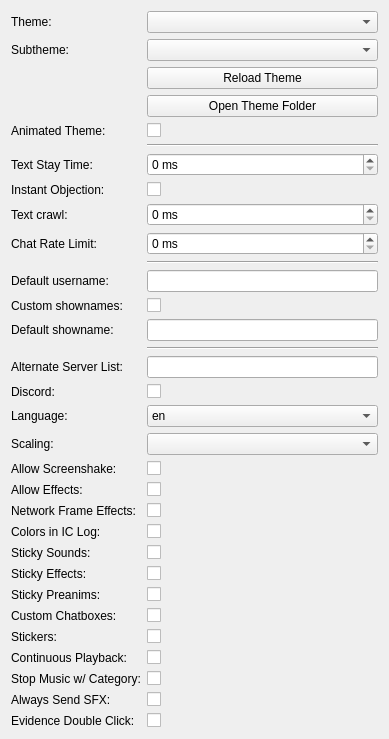
         <widget class="QWidget" name="form_layout_widget">
          <property name="geometry">
           <rect>
            <x>0</x>
            <y>0</y>
            <width>389</width>
            <height>701</height>
           </rect>
          </property>
          <layout class="QFormLayout" name="formLayout">
           <item row="23" column="1">
            <widget class="QCheckBox" name="stickysounds_cb">
             <property name="text">
              <string/>
             </property>
            </widget>
           </item>
           <item row="29" column="0">
            <widget class="QLabel" name="category_stop_lbl">
             <property name="toolTip">
              <string>Stop music when double-clicking a category. If this is disabled, use the right-click context menu to stop music.</string>
             </property>
             <property name="text">
              <string>Stop Music w/ Category:</string>
             </property>
            </widget>
           </item>
           <item row="30" column="1">
            <widget class="QCheckBox" name="sfx_on_idle_cb">
             <property name="text">
              <string/>
             </property>
            </widget>
           </item>
           <item row="0" column="1">
            <widget class="QComboBox" name="theme_combobox"/>
           </item>
           <item row="18" column="0">
            <widget class="QLabel" name="scaling_label">
             <property name="toolTip">
              <string>Sets the default scaling method, if there is not one already defined specifically for the character.</string>
             </property>
             <property name="text">
              <string>Scaling:</string>
             </property>
            </widget>
           </item>
           <item row="26" column="0">
            <widget class="QLabel" name="customchat_lbl">
             <property name="toolTip">
              <string>Turn this on to allow characters to define their own custom chat box designs.</string>
             </property>
             <property name="text">
              <string>Custom Chatboxes:</string>
             </property>
            </widget>
           </item>
           <item row="20" column="0">
            <widget class="QLabel" name="effects_lbl">
             <property name="toolTip">
              <string>Allows screen effects. Disable this if you have concerns or issues with photosensitivity and/or seizures.</string>
             </property>
             <property name="text">
              <string>Allow Effects:</string>
             </property>
            </widget>
           </item>
           <item row="16" column="1">
            <widget class="QCheckBox" name="discord_cb">
             <property name="text">
              <string/>
             </property>
            </widget>
           </item>
           <item row="3" column="1">
            <widget class="QPushButton" name="theme_folder_button">
             <property name="toolTip">
              <string>Open the theme folder of the currently selected theme.</string>
             </property>
             <property name="text">
              <string>Open Theme Folder</string>
             </property>
            </widget>
           </item>
           <item row="15" column="0">
            <widget class="QLabel" name="ms_lbl">
             <property name="toolTip">
              <string>Overrides the base URL to retrieve server information from.</string>
             </property>
             <property name="text">
              <string>Alternate Server List:</string>
             </property>
            </widget>
           </item>
           <item row="7" column="0">
            <widget class="QLabel" name="instant_objection_lbl">
             <property name="text">
              <string>Instant Objection:</string>
             </property>
            </widget>
           </item>
           <item row="8" column="1">
            <widget class="QSpinBox" name="text_crawl_spinbox">
             <property name="suffix">
              <string> ms</string>
             </property>
             <property name="maximum">
              <number>500</number>
             </property>
            </widget>
           </item>
           <item row="0" column="0">
            <widget class="QLabel" name="theme_label">
             <property name="toolTip">
              <string>Sets the theme used in-game. If the new theme changes the lobby's look as well, you'll need to reload the Lobby for the changes to take effect, such as by joining a server and leaving it.</string>
             </property>
             <property name="text">
              <string>Theme:</string>
             </property>
            </widget>
           </item>
           <item row="17" column="1">
            <widget class="QComboBox" name="language_combobox">
             <item>
              <property name="text">
               <string>en</string>
              </property>
             </item>
             <item>
              <property name="text">
               <string>de</string>
              </property>
             </item>
             <item>
              <property name="text">
               <string>es</string>
              </property>
             </item>
             <item>
              <property name="text">
               <string>pt</string>
              </property>
             </item>
             <item>
              <property name="text">
               <string>pl</string>
              </property>
             </item>
             <item>
              <property name="text">
               <string>jp</string>
              </property>
             </item>
             <item>
              <property name="text">
               <string>ru</string>
              </property>
             </item>
            </widget>
           </item>
           <item row="15" column="1">
            <widget class="QLineEdit" name="ms_textbox"/>
           </item>
           <item row="21" column="0">
            <widget class="QLabel" name="framenetwork_lbl">
             <property name="toolTip">
              <string>Send screen-shaking, flashes and sounds as defined in the char.ini over the network. Only works for servers that support this functionality.</string>
             </property>
             <property name="text">
              <string>Network Frame Effects:</string>
             </property>
            </widget>
           </item>
           <item row="9" column="0">
            <widget class="QLabel" name="chat_ratelimit_lbl">
             <property name="text">
              <string>Chat Rate Limit:</string>
             </property>
             <property name="textFormat">
              <enum>Qt::AutoText</enum>
             </property>
            </widget>
           </item>
           <item row="9" column="1">
            <widget class="QSpinBox" name="chat_ratelimit_spinbox">
             <property name="suffix">
              <string> ms</string>
             </property>
             <property name="maximum">
              <number>5000</number>
             </property>
            </widget>
           </item>
           <item row="4" column="0">
            <widget class="QLabel" name="animated_theme_lbl">
             <property name="toolTip">
              <string>If ticked, themes will be allowed to have animated elements.</string>
             </property>
             <property name="text">
              <string>Animated Theme:</string>
             </property>
            </widget>
           </item>
           <item row="8" column="0">
            <widget class="QLabel" name="text_crawl_lbl">
             <property name="toolTip">
              <string>Amount of time (in miliseconds) spent on each letter when the in-character text is being displayed.</string>
             </property>
             <property name="text">
              <string>Text crawl:</string>
             </property>
            </widget>
           </item>
           <item row="2" column="1">
            <widget class="QPushButton" name="theme_reload_button">
             <property name="toolTip">
              <string>Refresh the theme and update all of the ui elements to match.</string>
             </property>
             <property name="text">
              <string>Reload Theme</string>
             </property>
            </widget>
           </item>
           <item row="18" column="1">
            <widget class="QComboBox" name="scaling_combobox"/>
           </item>
           <item row="22" column="1">
            <widget class="QCheckBox" name="colorlog_cb">
             <property name="text">
              <string/>
             </property>
            </widget>
           </item>
           <item row="13" column="0">
            <widget class="QLabel" name="default_showname_lbl">
             <property name="toolTip">
              <string>Your showname will be automatically set to this value when you join a server.</string>
             </property>
             <property name="text">
              <string>Default showname:</string>
             </property>
            </widget>
           </item>
           <item row="28" column="1">
            <widget class="QCheckBox" name="continuous_cb">
             <property name="text">
              <string/>
             </property>
            </widget>
           </item>
           <item row="1" column="1">
            <widget class="QComboBox" name="subtheme_combobox"/>
           </item>
           <item row="27" column="0">
            <widget class="QLabel" name="sticker_lbl">
             <property name="toolTip">
              <string>Turn this on to allow characters to define their own stickers (unique images that show up over the chatbox - like avatars or shownames).</string>
             </property>
             <property name="text">
              <string>Stickers:</string>
             </property>
            </widget>
           </item>
           <item row="25" column="0">
            <widget class="QLabel" name="stickypres_lbl">
             <property name="toolTip">
              <string>Turn this on to prevent preanimation checkbox from clearing after playing the emote.</string>
             </property>
             <property name="text">
              <string>Sticky Preanims:</string>
             </property>
            </widget>
           </item>
           <item row="6" column="1">
            <widget class="QSpinBox" name="stay_time_spinbox">
             <property name="suffix">
              <string> ms</string>
             </property>
             <property name="maximum">
              <number>10000</number>
             </property>
            </widget>
           </item>
           <item row="12" column="0">
            <widget class="QLabel" name="showname_lbl">
             <property name="toolTip">
              <string>Gives the default value for the in-game 'Custom shownames' tickbox, which in turn determines whether the client should display custom in-character names.</string>
             </property>
             <property name="text">
              <string>Custom shownames:</string>
             </property>
            </widget>
           </item>
           <item row="24" column="0">
            <widget class="QLabel" name="stickyeffects_lbl">
             <property name="toolTip">
              <string>Turn this on to prevent the effects dropdown from clearing the effect after playing it.</string>
             </property>
             <property name="text">
              <string>Sticky Effects:</string>
             </property>
            </widget>
           </item>
           <item row="27" column="1">
            <widget class="QCheckBox" name="sticker_cb">
             <property name="text">
              <string/>
             </property>
            </widget>
           </item>
           <item row="6" column="0">
            <widget class="QLabel" name="stay_time_lbl">
             <property name="toolTip">
              <string>Minimum amount of time (in miliseconds) an IC message must stay on screen before the next IC message is shown, acting as a 'queue'. Set to 0 to disable this behavior.</string>
             </property>
             <property name="text">
              <string>Text Stay Time:</string>
             </property>
            </widget>
           </item>
           <item row="17" column="0">
            <widget class="QLabel" name="language_label">
             <property name="toolTip">
              <string>Sets the language if you don't want to use your system language.</string>
             </property>
             <property name="text">
              <string>Language:</string>
             </property>
            </widget>
           </item>
           <item row="7" column="1">
            <widget class="QCheckBox" name="instant_objection_cb">
             <property name="text">
              <string/>
             </property>
            </widget>
           </item>
           <item row="25" column="1">
            <widget class="QCheckBox" name="stickypres_cb">
             <property name="text">
              <string/>
             </property>
            </widget>
           </item>
           <item row="12" column="1">
            <widget class="QCheckBox" name="showname_cb">
             <property name="text">
              <string/>
             </property>
            </widget>
           </item>
           <item row="21" column="1">
            <widget class="QCheckBox" name="framenetwork_cb">
             <property name="text">
              <string/>
             </property>
            </widget>
           </item>
           <item row="30" column="0">
            <widget class="QLabel" name="sfx_on_idle_lbl">
             <property name="toolTip">
              <string>If the SFX dropdown has an SFX selected, send the custom SFX alongside the message even if Preanim is OFF.</string>
             </property>
             <property name="text">
              <string>Always Send SFX:</string>
             </property>
            </widget>
           </item>
           <item row="23" column="0">
            <widget class="QLabel" name="stickysounds_lbl">
             <property name="toolTip">
              <string>Turn this on to prevent the sound dropdown from clearing the sound after playing it.</string>
             </property>
             <property name="text">
              <string>Sticky Sounds:</string>
             </property>
            </widget>
           </item>
           <item row="19" column="1">
            <widget class="QCheckBox" name="shake_cb">
             <property name="text">
              <string/>
             </property>
            </widget>
           </item>
           <item row="11" column="0">
            <widget class="QLabel" name="username_lbl">
             <property name="toolTip">
              <string>Your OOC name will be automatically set to this value when you join a server.</string>
             </property>
             <property name="text">
              <string>Default username:</string>
             </property>
            </widget>
           </item>
           <item row="19" column="0">
            <widget class="QLabel" name="shake_lbl">
             <property name="toolTip">
              <string>Allows screenshaking. Disable this if you have concerns or issues with photosensitivity and/or seizures.</string>
             </property>
             <property name="text">
              <string>Allow Screenshake:</string>
             </property>
            </widget>
           </item>
           <item row="4" column="1">
            <widget class="QCheckBox" name="animated_theme_cb">
             <property name="text">
              <string/>
             </property>
            </widget>
           </item>
           <item row="16" column="0">
            <widget class="QLabel" name="discord_lbl">
             <property name="toolTip">
              <string>Allows others on Discord to see what server you are in, what character are you playing, and how long you have been playing for.</string>
             </property>
             <property name="text">
              <string>Discord:</string>
             </property>
            </widget>
           </item>
           <item row="22" column="0">
            <widget class="QLabel" name="colorlog_lbl">
             <property name="toolTip">
              <string>Use the markup colors in the server IC chatlog.</string>
             </property>
             <property name="text">
              <string>Colors in IC Log:</string>
             </property>
            </widget>
           </item>
           <item row="1" column="0">
            <widget class="QLabel" name="subtheme_label">
             <property name="toolTip">
              <string>Sets a 'subtheme', which will stack on top of the current theme and replace anything it can. Keep it at 'server' to let the server decide. Keep it at 'default' to keep it unchanging.</string>
             </property>
             <property name="text">
              <string>Subtheme:</string>
             </property>
            </widget>
           </item>
           <item row="20" column="1">
            <widget class="QCheckBox" name="effects_cb">
             <property name="text">
              <string/>
             </property>
            </widget>
           </item>
           <item row="29" column="1">
            <widget class="QCheckBox" name="category_stop_cb">
             <property name="text">
              <string/>
             </property>
            </widget>
           </item>
           <item row="26" column="1">
            <widget class="QCheckBox" name="customchat_cb">
             <property name="text">
              <string/>
             </property>
            </widget>
           </item>
           <item row="13" column="1">
            <widget class="QLineEdit" name="default_showname_textbox"/>
           </item>
           <item row="14" column="1">
            <widget class="QFrame" name="net_divider">
             <property name="frameShape">
              <enum>QFrame::HLine</enum>
             </property>
             <property name="frameShadow">
              <enum>QFrame::Sunken</enum>
             </property>
            </widget>
           </item>
           <item row="5" column="1">
            <widget class="QFrame" name="theme_log_divider">
             <property name="frameShape">
              <enum>QFrame::HLine</enum>
             </property>
             <property name="frameShadow">
              <enum>QFrame::Sunken</enum>
             </property>
            </widget>
           </item>
           <item row="24" column="1">
            <widget class="QCheckBox" name="stickyeffects_cb">
             <property name="text">
              <string/>
             </property>
            </widget>
           </item>
           <item row="31" column="0">
            <widget class="QLabel" name="evidence_double_click_lbl">
             <property name="toolTip">
              <string>If ticked, Evidence needs a double-click to view rather than a single click.</string>
             </property>
             <property name="text">
              <string>Evidence Double Click:</string>
             </property>
            </widget>
           </item>
           <item row="10" column="1">
            <widget class="QFrame" name="log_names_divider">
             <property name="frameShape">
              <enum>QFrame::HLine</enum>
             </property>
             <property name="frameShadow">
              <enum>QFrame::Sunken</enum>
             </property>
            </widget>
           </item>
           <item row="31" column="1">
            <widget class="QCheckBox" name="evidence_double_click_cb">
             <property name="text">
              <string/>
             </property>
            </widget>
           </item>
           <item row="28" column="0">
            <widget class="QLabel" name="continuous_lbl">
             <property name="toolTip">
              <string>Whether or not to resume playing animations from where they left off. Turning off might reduce lag.</string>
             </property>
             <property name="text">
              <string>Continuous Playback:</string>
             </property>
            </widget>
           </item>
           <item row="11" column="1">
            <widget class="QLineEdit" name="username_textbox">
             <property name="maxLength">
              <number>30</number>
             </property>
            </widget>
           </item>
          </layout>
         </widget>
